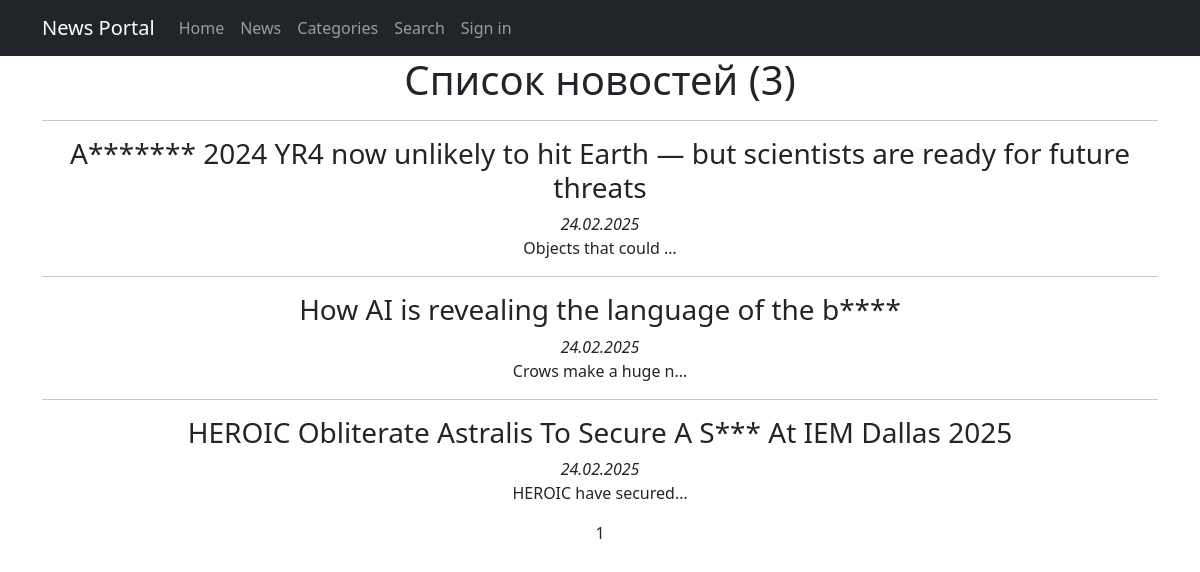
Page /news/ on the committed database.
### news/models.py (models this page shows, shortened)
class Post(models.Model):
    news = 'N'
    article = 'A'
    TYPES = [
        (news, 'Новость'),
        (article, 'Статья')
    ]
    author = models.ForeignKey(Author, on_delete=models.CASCADE)
    type = models.CharField(max_length=1, choices=TYPES)
    time = models.DateTimeField(auto_now_add=True)
    categories = models.ManyToManyField(Category, through='PostCategory')
    header = models.CharField(max_length=100)
    content = models.TextField()
    rating = models.IntegerField(default=0)

### news/views.py (the view)
# urls.py: path('news/', PostsList.as_view(), name='post_list'),
class PostsList(ListView):
    model = Post
    ordering = '-time'
    template_name = 'posts.html'
    context_object_name = 'posts'
    paginate_by = 10

### news/templatetags/custom_filters.py (called while the page is built)
@register.filter()
def censor(sentence):
    if isinstance(sentence, str):
        sentence = sentence.split()
        for i, word in enumerate(sentence):
            if any(badword in word for badword in BADWORDS):
                sentence[i] = f'{word[0]}' + ''.join(['*' if c.isalpha() else c for c in word[1:]])
        return ' '.join(sentence)
    else:
        raise TypeError('not a string')

### templates/posts.html (shortened to what this page needs)
{% extends 'flatpages/default.html' %}
{% load custom_filters %}
{% block content %}
    {% if posts %}
        <h1>Список новостей ({{ posts|length }})</h1>
        {% for post in posts %}
            <hr>
            <h3>{{ post.header|censor }}</h3>
            <i>{{ post.time|date:'d.m.Y' }}</i>
            <p>{{ post.content|truncatechars:20|censor }}</p>
        {% endfor %}
        {{ page_obj.number }}
    {% else %}
        <h2>Новостей нет!</h2>
    {% endif %}
{% endblock content %}

### rows in the picture
Post: header|censor "A******* 2024 YR4 now unlikely to hit Earth — but scientists are ready for future threats", time "24.02.2025", content|censor "Objects that could …"
Post: header|censor "How AI is revealing the language of the b****", time "24.02.2025", content|censor "Crows make a huge n…"
Post: header|censor "HEROIC Obliterate Astralis To Secure A S*** At IEM Dallas 2025", time "24.02.2025", content|censor "HEROIC have secured…"

### other values in the picture
{{ posts|length }} "3"
{{ page_obj.number }} "1"
